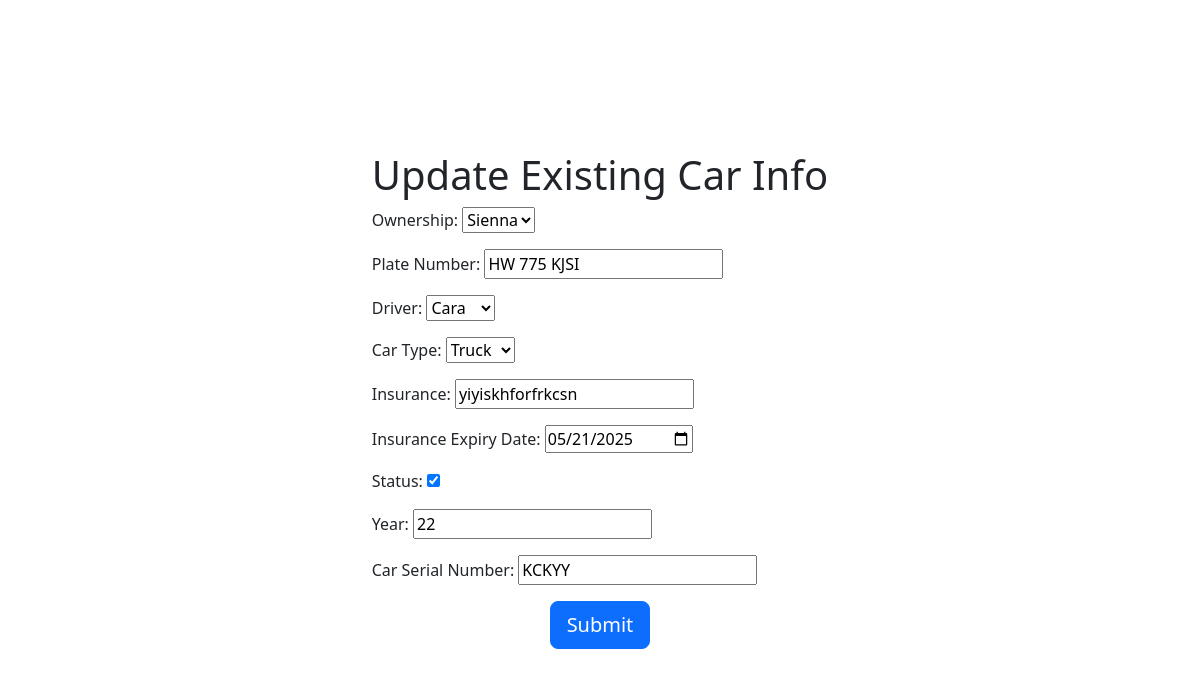
Before: /en/car/12/edit with the older database file.
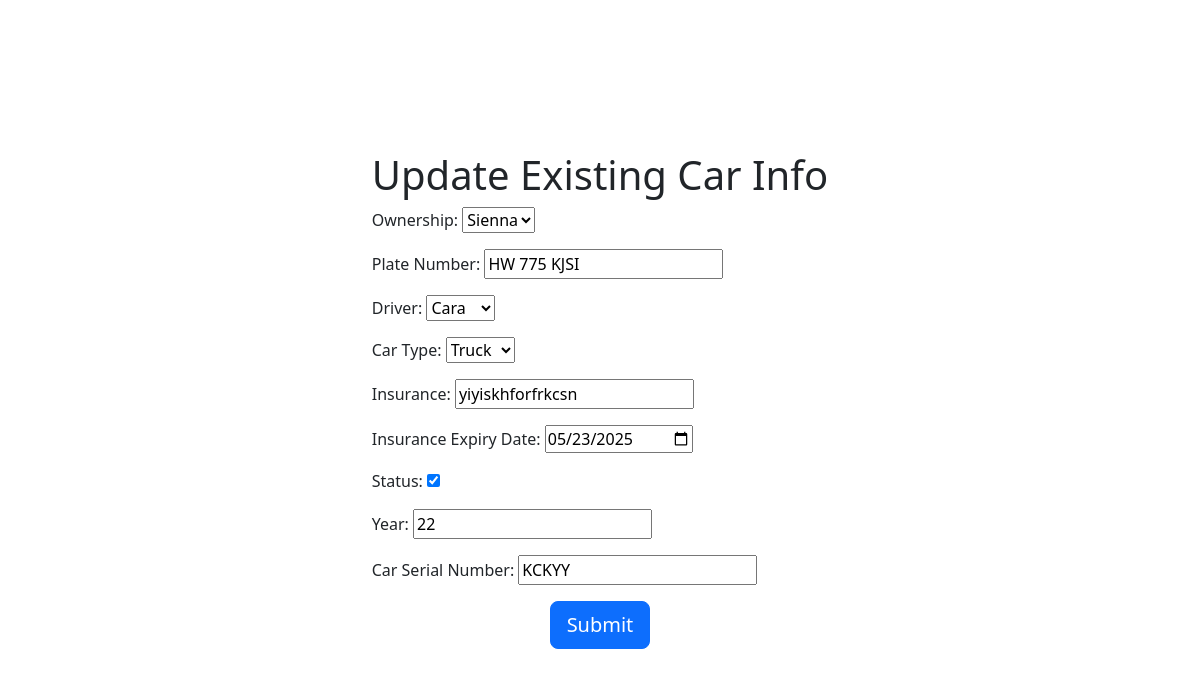
After: the same page with the newer database file.
### App/models.py (models this page shows, shortened)
class Car(models.Model):
    class CarType(models.TextChoices):
        SEDAN = 'SEDAN', _('Sedan')
        SUV = 'SUV', _('SUV')
        TRUCK = 'TRUCK', _('Truck')
        VAN = 'VAN', _('Van')
    ownership = models.ForeignKey(Vendor, on_delete=models.CASCADE, verbose_name=_('Vendor'))
    plate_number = models.CharField(max_length=20, unique=True, verbose_name=_('Plate Number'))
    driver = models.ForeignKey(Driver, on_delete=models.CASCADE, null=True, verbose_name=_('Driver'))
    car_type = models.CharField(max_length=10, choices=CarType.choices, verbose_name=_('Car Type'))
    insurance = models.CharField(max_length=100, verbose_name=_('Insurance'))
    insurance_expiry_date = models.DateField(verbose_name=_('Insurance Expiry Date'))
    status = models.BooleanField(default=True, verbose_name=_('Status'))
    year = models.PositiveIntegerField(verbose_name=_('Year'))
    car_serial_number = models.CharField(max_length=100, unique=True, verbose_name=_('Car Serial Number'))

### App/views.py (the view, shortened to what this page needs)
# urls.py: path('car/<int:pk>/edit', CarUpdateView.as_view(), name='car_edit'),
class CarUpdateView(UpdateView):
    model = Car
    form_class = CarUpdateForm
    template_name = 'update.html'
    success_url = reverse_lazy('car_list')

### App/forms.py (shortened to what this page needs)
class CarUpdateForm(forms.ModelForm):
    class Meta:
        model = Car
        fields = '__all__'
        labels = {
            'ownership': _('Ownership'),
            'plate_number': _('Plate Number'),
            'driver': _('Driver'),
            'car_type': _('Car Type'),
            'insurance': _('Insurance'),
            'insurance_expiry': _('Insurance Expiry Date'),
            'status': _('Status'),
            'year': _('Year'),
            'car_serial_number': _('Car Serial Number'),
        }
        widgets = {
            'insurance_expiry_date': forms.DateInput(attrs={'type': 'date', 'placeholder': 'Select expiry date'}),
        }

### App/models.py (called while the page is built)
    def __str__(self):
        return self.name

    def __str__(self):
        return self.name

### App/templates/update.html (shortened to what this page needs)
{% extends "list.html" %}
{% load i18n %}
{% block content %}
    <header class="sidebar-header d-flex justify-content-center align-items-center" style="height: 100vh; text-align: center;">
        <div>
            <h1>{% trans "Update Existing Car Info" %}</h1>
            <form method="POST" enctype="multipart/form-data" style="text-align: left;">
                {{ form.as_p }}
                <button type="submit" class="btn btn-primary btn-lg" style="display: block; margin: 0 auto;">{% trans "Submit" %}</button>
            </form>
        </div>
    </header>
{% endblock %}

Changed rows visible on the page:
changed Car "Sienna": insurance_expiry_date "05/21/2025" → "05/23/2025"
